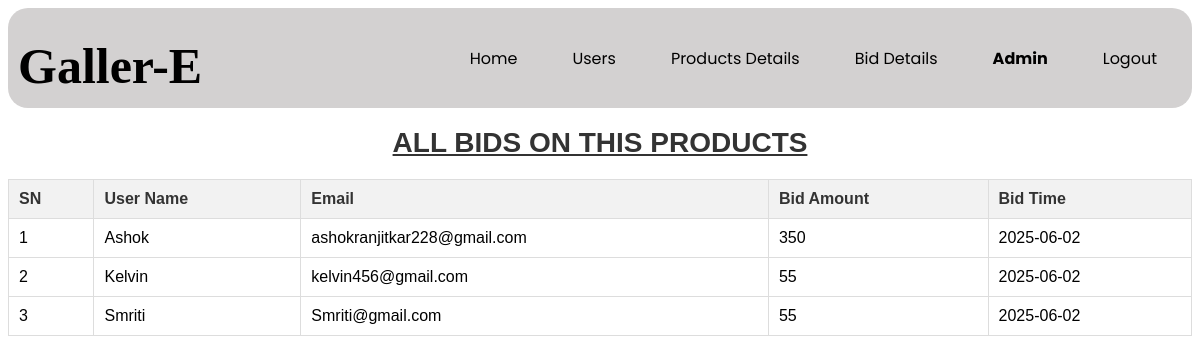
The app's page /components/11product_bids.php?product_id=51 (signed in) with its own data.
### tables this page shows
CREATE TABLE `bids` (
  `bid_id` int(11) NOT NULL,
  `product_id` int(11) NOT NULL,
  `user_id` int(11) NOT NULL,
  `bid_amount` int(11) NOT NULL,
  `bid_time` date NOT NULL,
  `bid_status` varchar(200) NOT NULL
);

### components/11product_bids.php (the view, shortened to what this page needs)
<?php
include 'db_connect.php';
$id = $_GET['product_id'];
$query = "SELECT b.*, l.*
FROM bids b
INNER JOIN login_data l
ON b.user_id = l.user_id
WHERE b.product_id = $id
AND b.bid_status = 'NORMAL'
ORDER BY b.bid_amount DESC; -- Assuming bid_amount is the column you want to sort by
";
$result = $conn->query($query);
?>
<!DOCTYPE html>
<html>
  <head>
    <link rel="stylesheet" href="../css/4product.css" />
  </head>
  <body oncontextmenu=" return disableRightClick();">
   <?php
if ($_SESSION["usertype"]==0) {
    require_once "../components/0nav.php";
}else {
    require_once "../components/0adminnav.php";
}
?>
   <div class="content">
   <h1>ALL BIDS ON THIS PRODUCTS</h1>
   </div>
   <table>
      <div class="content">
          <tr>
            <th>SN</th>
            <th>User Name</th>
            <th>Email</th>
            <th>Bid Amount</th>
            <th>Bid Time</th>
          </tr>
          <?php
          $sn = 1;
          foreach($result as $r){ ?>
        <tr>
        <td><?php echo $sn; ?></td>
         <td><?php echo $r['username']; ?></td>
         <td><?php echo $r['email']; ?></td>
         <td><?php echo $r['bid_amount']; ?></td>
         <td><?php echo $r['bid_time']; ?></td>
  </tr>
  <?php
$sn++;
}
 ?>
      </div>
    </table>
  </body>
</html>

### css/4product.css (style rules this page uses)
body { font-family: Arial, sans-serif; background-color: white; }
h1 { margin-bottom: 20px; font-size: 28px; color: #333; text-align: center; text-decoration: underline; }
table { width: 100%; border-collapse: collapse; margin-bottom: 20px; border-radius: 10px; }
table, th, td { border: 1px solid #ddd; }
th, td { padding: 10px; text-align: left; }
th { background-color: #f2f2f2; color: #333; }

### records on screen
bids: login_data.username "Ashok", login_data.email "ashokranjitkar228@gmail.com", bid_amount "350", bid_time "2025-06-02"
bids: login_data.username "Kelvin", login_data.email "kelvin456@gmail.com", bid_amount "55", bid_time "2025-06-02"
bids: login_data.username "Smriti", login_data.email "Smriti@gmail.com", bid_amount "55", bid_time "2025-06-02"

### other values on screen
$_SESSION['username'] "Admin"
